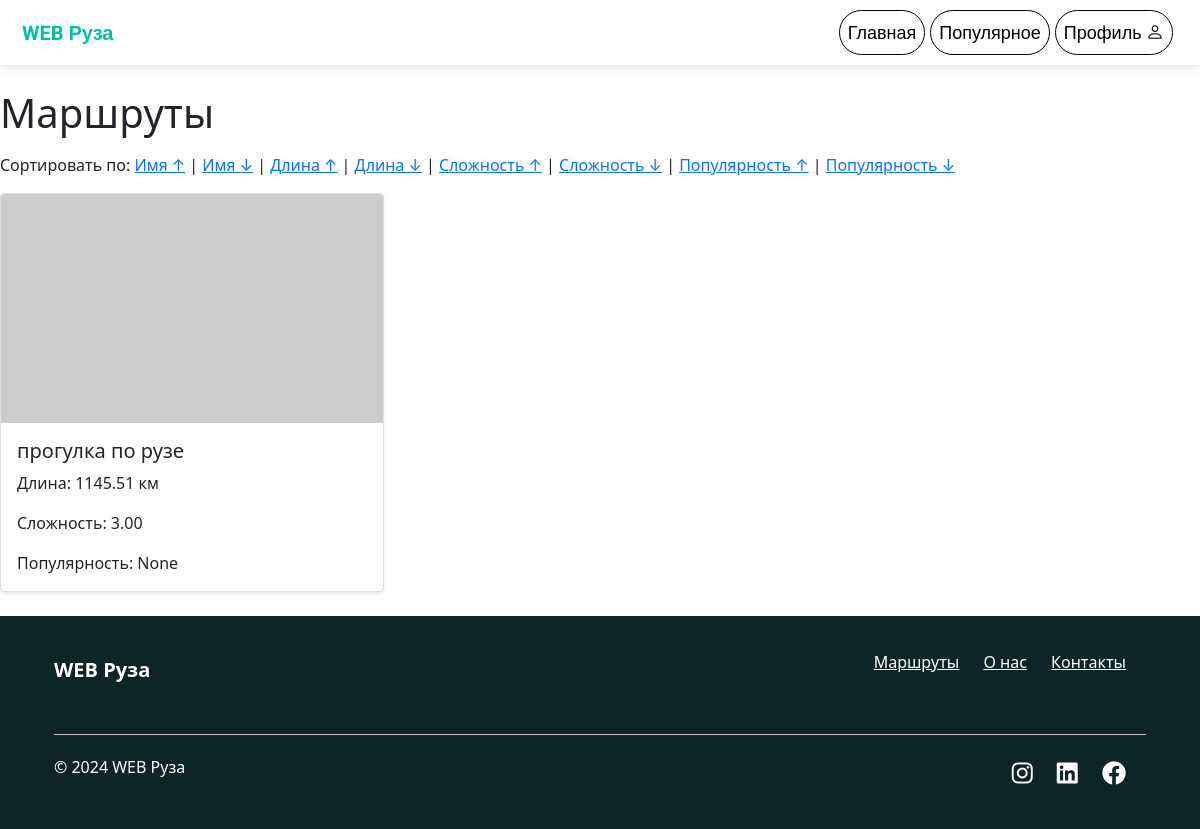
The app's page /routes/ with its own data.
### Constructor/models.py (models this page shows)
class Line(models.Model):
    name = models.TextField(null=True)
    coordinates = models.TextField(null=True)
    length = models.DecimalField(max_digits=7, decimal_places=2, null=True)
    difficulty = models.DecimalField(max_digits=5, decimal_places=2, null=True)
    seasons = models.TextField(null=True)
    popularity = models.DecimalField(max_digits=7, decimal_places=0, null=True)
    notes = models.TextField(null=True)

### Constructor/views.py (the view)
# urls.py: path('routes/', views.route_list, name='route_list'),
def route_list(request):
    sort_by = request.GET.get('sort_by', 'name')  # Default sort by name
    order = request.GET.get('order', 'asc')  # Default order ascending
    if order == 'desc':
        sort_by = '-' + sort_by
    routes = Line.objects.all().order_by(sort_by)
    return render(request, 'route_list.html', {'routes': routes})

### Constructor/templates/route_list.html (shortened to what this page needs)
{% extends 'base_generic.html' %}
{% block content %}
<!DOCTYPE html>
<html lang="ru">
<head>
    <link href="https://cdn.jsdelivr.net/npm/bootstrap@5.1.3/dist/css/bootstrap.min.css" rel="stylesheet">
</head>
<body>
    <h1 class="mt-4 mb-3">Маршруты</h1>
    <div class="mb-3">
        <span>Сортировать по:</span>
        <a href="?sort_by=name&order=asc">Имя ↑</a> |
        <a href="?sort_by=name&order=desc">Имя ↓</a> |
        <a href="?sort_by=length&order=asc">Длина ↑</a> |
        <a href="?sort_by=length&order=desc">Длина ↓</a> |
        <a href="?sort_by=difficulty&order=asc">Сложность ↑</a> |
        <a href="?sort_by=difficulty&order=desc">Сложность ↓</a> |
        <a href="?sort_by=popularity&order=asc">Популярность ↑</a> |
        <a href="?sort_by=popularity&order=desc">Популярность ↓</a>
    </div>
    <div class="row">
        {% for route in routes %}
        <div class="col-md-4">
            <div class="card mb-4 shadow-sm">
                <img class="card-img-top" src="https://via.placeholder.com/500x300" alt="Изображение маршрута">
                <div class="card-body">
                    <h5 class="card-title">{{ route.name }}</h5>
                    <p class="card-text">Длина: {{ route.length }} км</p>
                    <p class="card-text">Сложность: {{ route.difficulty }}</p>
                    <p class="card-text">Популярность: {{ route.popularity }}</p>
                </div>
            </div>
        </div>
        {% endfor %}
    </div>
</body>
</html>
{% endblock %}

### records on screen
Line: name "прогулка по рузе", length "1145.51", difficulty "3.00", popularity "None"
